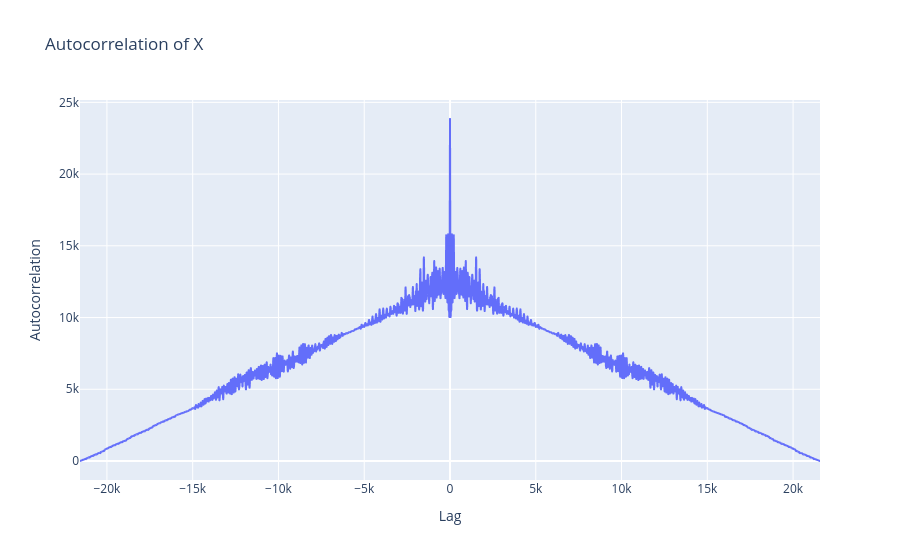

Source (notebook cell):
### Code cell
autocorr_X = np.correlate(df['X'], df['X'], mode='full')
lags = np.arange(-len(df['X']) + 1, len(df['X']))

fig = px.line(x=lags, y=autocorr_X, title='Autocorrelation of X')
fig.update_xaxes(title_text='Lag')
fig.update_yaxes(title_text='Autocorrelation')
fig

### Figure 1 — Plotly figure (JSON) as saved in the notebook; plotly's stock layout.template omitted (floating-point values rounded to 4 significant figures; data arrays with more than 128 entries replaced by an {"elided": "..."} marker saying what was removed)
{"data": [{"hovertemplate": "x=%{x}<br>y=%{y}<extra></extra>", "legendgroup": "", "line": {"color": "#636efa", "dash": "solid"}, "marker": {"symbol": "circle"}, "mode": "lines", "name": "", "showlegend": false, "type": "scattergl", "x": {"elided": "43139 int values"}, "xaxis": "x", "y": {"elided": "43139 float values"}, "yaxis": "y"}], "layout": {"legend": {"tracegroupgap": 0}, "title": {"text": "Autocorrelation of X"}, "xaxis": {"anchor": "y", "domain": [0, 1], "title": {"text": "Lag"}}, "yaxis": {"anchor": "x", "domain": [0, 1], "title": {"text": "Autocorrelation"}}}}
